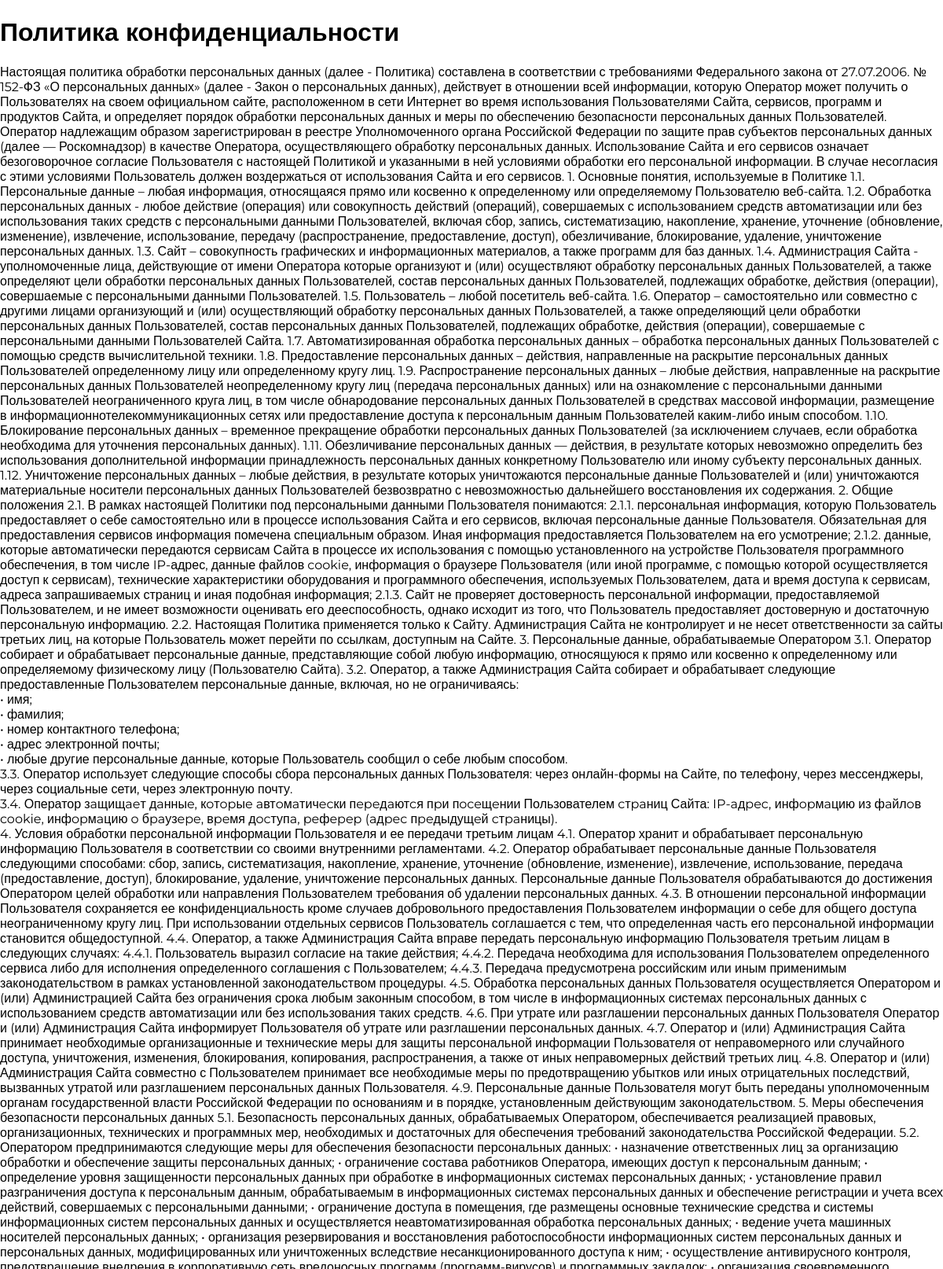
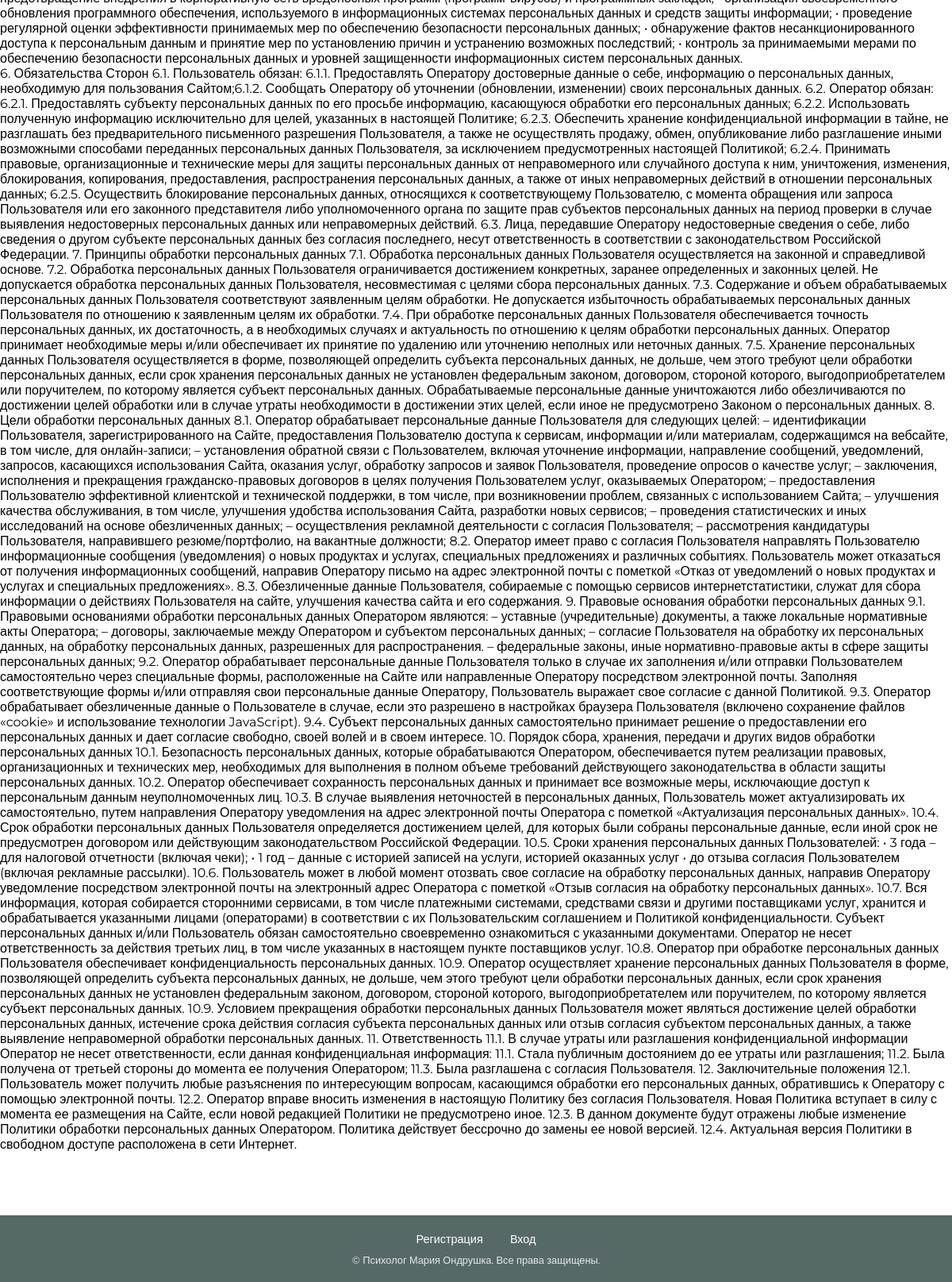
The app's page /privacy/ with its own data (2 pictures, top to bottom).
### pages/models.py (models this page shows, shortened)
class PrivacyPolicy(models.Model):
    title = models.CharField(max_length=200, verbose_name='Название')
    content = models.TextField(verbose_name='Содержание')
    class Meta:
        verbose_name = 'Политика конфиденциальности'
        verbose_name_plural = 'Политика конфиденциальности'

### pages/views.py (the view)
# urls.py: path('privacy/', views.privacy_policy, name='privacy'),
def privacy_policy(request):
    policy = PrivacyPolicy.objects.last()
    return render(request, 'pages/privacy.html', {'policy': policy})

### pages/templates/pages/privacy.html (shortened to what this page needs)
{% extends "pages/base.html" %}
{% load static %}
{% block content %}
<div class="document-page">
    <h1>{{ policy.title }}</h1>
    <div class="document-content">
        {{ policy.content|linebreaks }}
    </div>
</div>
{% endblock %}

### pages/static/pages/style.css (style rules this page uses)
body { font-family: 'Montserrat', sans-serif; margin: 0; padding: 0; }
html { scroll-behavior: smooth; }

### records on screen
PrivacyPolicy: title "Политика конфиденциальности", content "Настоящая политика обработки персональных данных (далее - Политика) составлена в соответствии с требованиями Федерального закона от 27.07.2006. № 152-ФЗ «О персональных данных» (далее - Закон о персональных данных), действует в отношении всей информации, которую Оператор может получить о Пользователях на своем официальном сайте, расположенном в сети Интернет во время использования Пользователями Сайта, сервисов, программ и продуктов Сайта, и определяет порядок обработки персональных данных и меры по обеспечению безопасности персональных данных Пользователей. Оператор надлежащим образом зарегистрирован в реестре Уполномоченного органа Российской Федерации по защите прав субъектов…"
